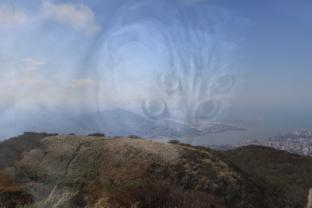
%> input picture 1_15_25_7.jpg, 312 x 208 px
$ octave test_gradient.m   (GNU Octave 9; MATLAB toolbox functions it lacks are replaced by stand-ins)
%> lines starting %> are read from the running program, lines starting %| are printed output that depends on the picture
### est_attenuation.m
function c=est_attenuation(I, dx, dy)
  cns = corner(I);
  hw=18;
  m=[];
  score=zeros(size(cns,1),1);
  attn=score*0;
  w=score*0;
  for i = 1 : size(cns,1)
    p1 = get_patch(I, cns(i,1), cns(i,2), hw);
    p2 = get_patch(I, cns(i,1) + dx, cns(i,2) + dy, hw);
    if ~isempty(p1) && ~isempty(p2)
      m=[m;p1 p2;];
      p1=p1(:); p2=p2(:);
      p1=p1-mean(p1); p2=p2-mean(p2);
      score(i)=sum(p1.*p2)/sum(p1.^2).^0.5/sum(p2.^2).^0.5;
      attn(i)=(max(p2)-min(p2))/(max(p1)-min(p1));
      if (attn(i) <1) && ( attn(i) > 0)
        w(i) = exp(-score(i)/(2*0.2^2));
      end
    end
  end
  c=sum(w.*attn)/sum(w);


function p=get_patch(I, x, y, hw)
  if (x>hw)&&(x<size(I,2)-hw)&&(y>hw)&&(y<size(I,1)-hw)
    p=I(y-hw:y+hw, x-hw:x+hw);
  else
    p=[];
  end

### test_gradient.m
 I_in = imread('1_15_25_7.jpg');
%> I_in is the input picture: size 208x312x3 uint8; mean R, G, B 111.9, 122.1, 140
 I_in = im2double(I_in);
%> I_in: size 208x312x3 double
 J_in = I_in;

 I_in = rgb2gray(I_in);
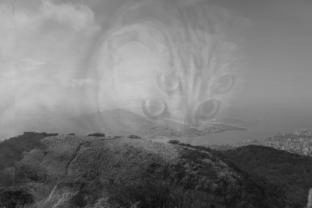
%> I_in: size 208x312 double; min 0.0349, max 0.797, mean 0.475
 J_in = rgb2gray(J_in);

 %I_in = imadjust(I_in); %use imadjust to enhance contrast
 J_in = imadjust(J_in);
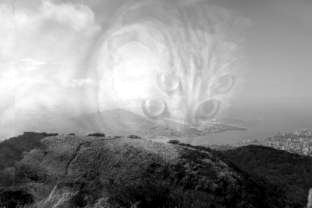
%> J_in: size 208x312 double; min 0, max 1, mean 0.563

 J_rev = 1-J_in; %reverse image
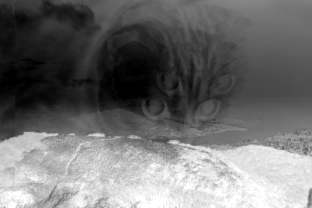
%> J_rev: size 208x312 double; min 0, max 1, mean 0.437

 Laplacian=[0 -1 0; -1 4 -1; 0 -1 0];
 resp = imfilter(I_in, Laplacian);
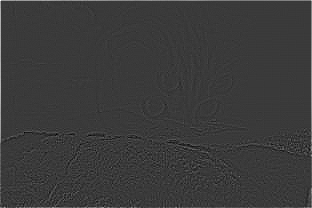
%> resp: size 208x312 double; min -0.359, max 1.21, mean 0.00643; drawn with min black and max white
 [resp2,~] = imgradient(I_in);

  figure,
  subplot(1,2,1), imshow(resp/max(max(resp))),title('original')
%> after `imshow(resp/max(max(resp)))`:
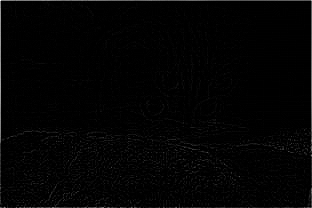
%> displayed picture: size 208x312, on the screen's scale of 0 to 255; min 0, max 255, mean 3.3
  subplot(1,2,2), imshow(resp2/max(max(resp2))),title('gradient');

  %auto_corr = xcorr2(resp, resp);
  auto_corr = xcorr2(resp2, resp2);

  figure,
  imshow(auto_corr/max(max(auto_corr))),title('auto corr');


  bdry = size(I_in,1)-30;
%> bdry = 178

  auto_corr = auto_corr(bdry:end-bdry, bdry:end-bdry);
%> auto_corr: size 60x268 double

  max_1 = ordfilt2(auto_corr, 25, true(5));
  max_2 = ordfilt2(auto_corr, 24, true(5)); %24 or 21

  auto_corr(end/2 - 4 : end/2 + 4, end/2 - 4 : end/2+4)=0; %take away center point
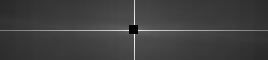
%> auto_corr: size 60x268 double; min 0, max 2726.2, mean 680.7; drawn with min black and max white
   max_difference = 100;
  candidates = [];
  while(size(candidates,1) < 2)
    max_difference = max_difference - 1;
    candidates = find((auto_corr == max_1) & ((max_1 - max_2)> max_difference) );%original 70
  end
%> after the loop, max_difference = 3

  candidates_val = auto_corr(candidates);
%> candidates_val = [570.8; 803.5; 803.5; 570.8]

  cur_max = 0;
  dx = 0;
  dy = 0;
  offset = size(auto_corr)/2 + 1;
%> offset = [31 135]
  for i = 1 : length(candidates)
    if (candidates_val(i) > cur_max)
      [dy , dx] = ind2sub(size(auto_corr), candidates(i));
      dy = dy - offset(1);
      dx = dx - offset(2);
    end
  end
%> this loop made 4 passes
%> (dy, dx) on passes 1 to 4: (-10, -124), (-14, -14), (14, 14), (10, 124)
  c = est_attenuation(I_in, dx, dy);
%> in est_attenuation, `cns = corner(I);`: cns = 200 rows, first 12: [58 135; 283 149; 170 143; 104 136; 25 133; 306 155; 189 145; 104 208; 5 208; 181 143; 308 150; 271 146]
%> in est_attenuation, `attn=score*0;`: attn = 200 values from 0 to 0
%> the loop in est_attenuation, `for i = 1 : size(cns,1)` made 200 passes
%> pass 2, in get_patch (call 3), `p=I(y-hw:y+hw, x-hw:x+hw);`:
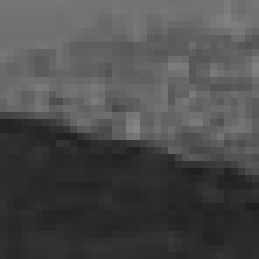
%> p: size 37x37 double (shown 7 times larger); min 0.122, max 0.528, mean 0.299
%> after the loop in est_attenuation, `for i = 1 : size(cns,1)`: attn = 200 values, max 1.34 at index 196, min 0 at index 2, mean 0.306; score = 200 values, max 0.84 at index 20, min -0.155 at index 188, mean 0.137; w = 200 values, max 6.91 at index 188, min 0 at index 2, mean 0.12
%> in est_attenuation, `c=sum(w.*attn)/sum(w);`: c = 0.666
%> c = 0.666

%   figure,
%   imshow(auto_corr/max(max(auto_corr))),title('auto corr');

$ run again, with 2_15_25_7.jpg copied over 1_15_25_7.jpg
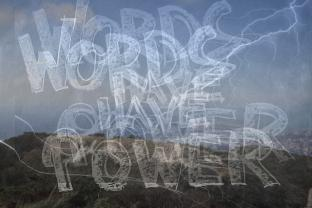
%> input picture 2_15_25_7.jpg, 312 x 208 px
%> I_in is the input picture: size 208x312x3 uint8; mean R, G, B 113.5, 122.4, 135.9
%> `auto_corr(end/2 - 4 : end/2 + 4, end/2 - 4 : end/2+4)=0;`:
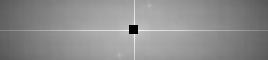
%> auto_corr: size 60x268 double; min 0, max 5068.5, mean 2818.7; drawn with min black and max white
%> the loop `while(size(candidates,1) < 2)` made 1 pass
%> candidates on pass 1: [7196; 8946]
%> after the loop `while(size(candidates,1) < 2)`: max_difference = 99
%> candidates_val = [3749.9; 3749.9]
%> the loop `for i = 1 : length(candidates)` made 2 passes
%> (dy, dx) on passes 1 to 2: (25, -15), (-25, 15)
%> cns = 200 rows, first 12: [2 142; 72 190; 117 186; 116 156; 67 187; 223 184; 233 184; 147 188; 104 189; 80 148; 158 186; 202 187]
%> in est_attenuation, `attn=score*0;`: attn = 200 values from 0 to 0
%> the loop in est_attenuation, `for i = 1 : size(cns,1)` made 200 passes
%> pass 3, in est_attenuation, `m=[m;p1 p2;];`:
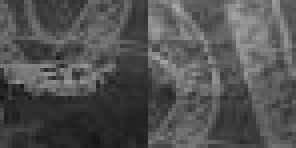
%> m: size 37x74 double (shown 4 times larger); min 0.0824, max 0.67, mean 0.324
%> after the loop in est_attenuation, `for i = 1 : size(cns,1)`: attn = 200 values, max 1.33 at index 41, min 0 at index 1, mean 0.889; score = 200 values, max 0.788 at index 119, min 0 at index 1, mean 0.506; w = 200 values, max 0.134 at index 156, min 0 at index 1, mean 0.00286
%> in est_attenuation, `c=sum(w.*attn)/sum(w);`: c = 0.797

$ run again, with mywindow.jpg copied over 1_15_25_7.jpg
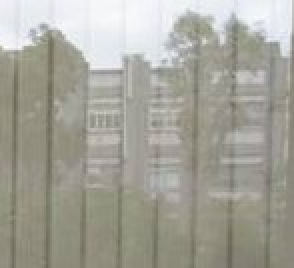
%> input picture mywindow.jpg, 147 x 134 px (shown 2 times larger)
%> I_in is the input picture: size 134x147x3 uint8; mean R, G, B 164.4, 163.5, 153.7
%> `auto_corr(end/2 - 4 : end/2 + 4, end/2 - 4 : end/2+4)=0;`:
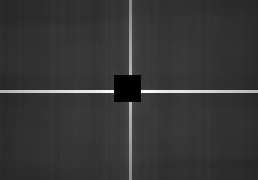
%> auto_corr: size 60x86 double (shown 3 times larger); min 0, max 3456.1, mean 736.6; drawn with min black and max white
%> after the loop `while(size(candidates,1) < 2)`: max_difference = 10
%> candidates_val = [731.4; 747.9; 747.9; 731.4]
%> the loop `for i = 1 : length(candidates)` made 4 passes
%> (dy, dx) on passes 1 to 4: (22, -26), (22, -18), (-22, 18), (-22, 26)
%> cns = 105 rows, first 12: [46 35; 134 21; 11 25; 16 22; 139 22; 20 18; 77 34; 61 34; 3 25; 96 23; 22 13; 25 15]
%> in est_attenuation, `attn=score*0;`: attn = 105 values from 0 to 0
%> the loop in est_attenuation, `for i = 1 : size(cns,1)` made 105 passes
%> after the loop in est_attenuation, `for i = 1 : size(cns,1)`:
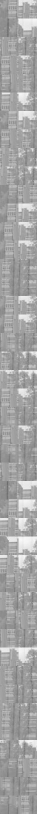
%> m: size 1628x74 double (shown at 1/2 size); min 0.412, max 0.987, mean 0.645
%> after the loop in est_attenuation, `for i = 1 : size(cns,1)`: attn = 105 values, max 1.84 at index 47, min 0 at index 1, mean 0.534; score = 105 values, max 0.577 at index 90, min -0.185 at index 94, mean 0.0349; w = 105 values, max 8.63 at index 73, min 0 at index 1, mean 0.121
%> in est_attenuation, `c=sum(w.*attn)/sum(w);`: c = 0.967
